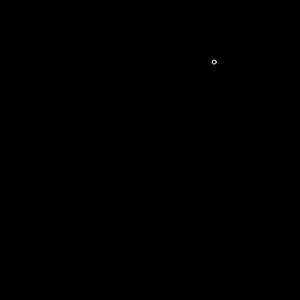
Frame 1 (no input)
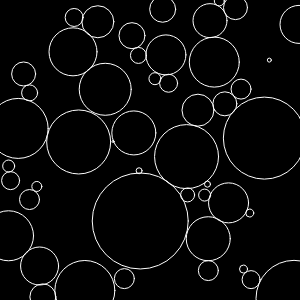
Frame 60 (no input)
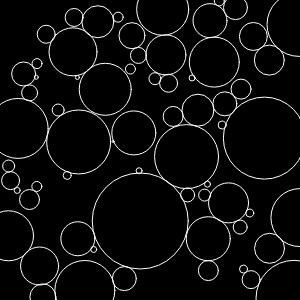
Frame 120 (the mouse pressed at the canvas centre since frame 60)

The p5.js sketch that drew these frames (run headless with seeded random() and noise() and a simulated clock; from frame 60 on, the mouse is pressed at the canvas centre):

// p5.js sketch
// ── sketch.js

var h, w;
var zoff = 0;
var scal;

var p1 = [];
function setup(){
   w = 300;
   h = 300;
   createCanvas(300, 300);
   scal = 4;
   stroke(255);
   noFill();
   ellipseMode(CENTER);

}

function draw(){
   background(0);

   var p = new Circle(random(300), random(300));
   var available = true;
   for(var c of p1){
     if(!p.edgec(c)){
       available = false;
       break;
     }
   }
   if(available)
       p1.push(p);

   for(var p of p1){
     for( var c of p1 ){
       if( c != p ){
         p.growing = p.edgec(c);
         if( p.growing == false)
             break;
       }
     }
     if(p.growing)
        p.grow();
     p.show();
   }

}

// ── circle.js
var Circle = class{
  constructor(x, y){
    this.p = createVector(x,y);
    this.r = 1;
    this.growing = true;
  }
}
Circle.prototype.show = function(){
  ellipse(this.p.x, this.p.y, 2*this.r, 2*this.r);
}
Circle.prototype.grow = function(){
    this.r = this.r +1;
}
Circle.prototype.edge = function(){
  if(this.p.x-this.r < 0 || this.p.x+this.r > w || this.p.y-this.r < 0 || this.p.y+this.r > h){
      return false;
  }
  else return true;
}
Circle.prototype.edgec = function( c ){
   let d = dist(this.p.x, this.p.y, c.p.x, c.p.y);
   if(this.r + c.r > d) return false;
   return true;
}
